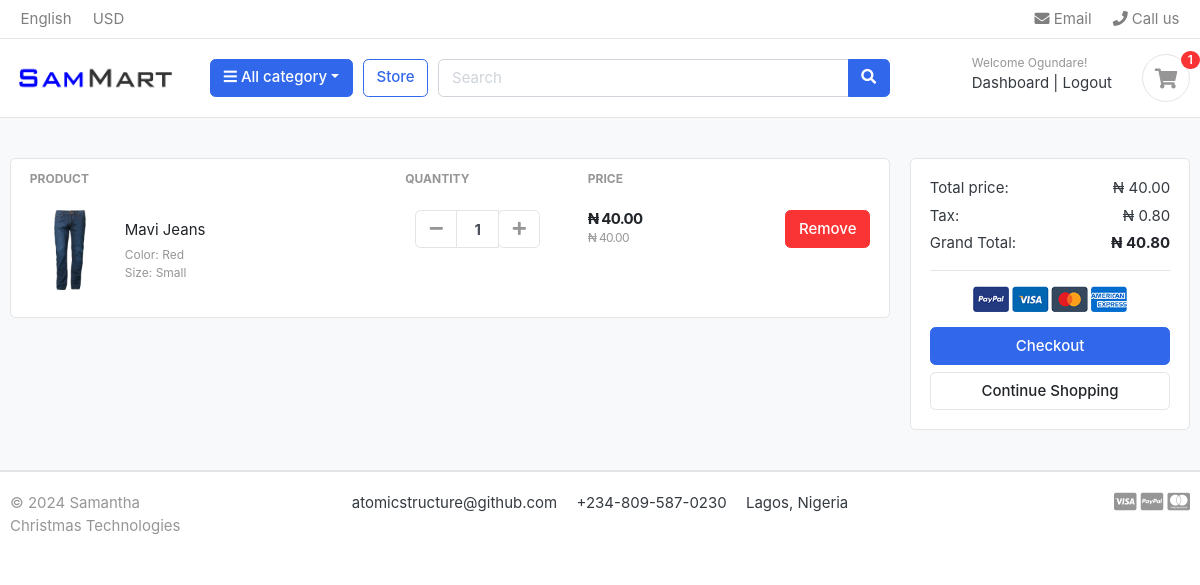
The app's page /cart/ (signed in) with its own data.
### account/models.py (models this page shows, shortened)
class Account(AbstractBaseUser):
    first_name = models.CharField(max_length=100)
    last_name = models.CharField(max_length=100)
    email = models.EmailField(max_length=100, unique=True)
    phone_number = models.CharField(max_length=100)
    username = models.CharField(max_length=100, unique=True)
    password = models.CharField(max_length=100)
    created_at = models.DateTimeField(auto_now_add=True)
    last_login = models.DateTimeField(auto_now=True)
    is_admin = models.BooleanField(default=False)
    is_active = models.BooleanField(default=False)
    is_staff = models.BooleanField(default=False)
    is_superuser = models.BooleanField(default=False)
    USERNAME_FIELD = 'email'
    REQUIRED_FIELDS = ['username', 'first_name', 'last_name', 'phone_number']
    objects = MyAccountManager()

### carts/models.py (models this page shows, shortened)
class CartItem(models.Model):
    product = models.ForeignKey(Products, on_delete=models.CASCADE)
    variations = models.ManyToManyField(Variation, blank=True)
    cart = models.ForeignKey(Cart, on_delete=models.CASCADE, null=True)
    quantity = models.IntegerField()
    user = models.ForeignKey(Account, on_delete=models.CASCADE, null=True)
    is_active = models.BooleanField(default=True)
    def sub_total(self):
        return self.product.price * self.quantity

### store/models.py (models this page shows, shortened)
class Products(models.Model):
    product_name = models.CharField(max_length=200, unique=True)
    slug = models.SlugField(max_length=200, unique=True)
    description = models.TextField(max_length=500, blank=True)
    price = models.DecimalField( max_digits=10, decimal_places=2, default=0.00)
    digital = models.BooleanField(default=False, null=True, blank=False)
    image = models.ImageField(upload_to='photos/product')
    stock = models.IntegerField()
    is_available = models.BooleanField(default=True)
    category = models.ForeignKey(Category, on_delete=models.CASCADE)
    created_date = models.DateTimeField(auto_now_add=True)
    modified_date = models.DateTimeField(auto_now=True)
    def get_url(self):
        return reverse('product_detail', args=[self.category.slug, self.slug])

class Variation(models.Model):
    product = models.ForeignKey(Products, on_delete=models.CASCADE)
    variation_category = models.CharField(max_length=200, choices=(variation_category_choice))
    variation_value = models.CharField(max_length=200)
    is_active = models.BooleanField(default=True)
    created_date = models.DateTimeField(auto_now=True)
    objects = VariationManager()

### carts/views.py (the view)
# urls.py: path("", views.cart, name="cart"),
def cart(request, total=0, quantity=0, cart_items=None):
    try:
        tax = 0
        grand_total = 0
        if request.user.is_authenticated:
            cart_items = CartItem.objects.filter(user=request.user, is_active=True)
        else:
            cart = Cart.objects.get(cart_id=_cart_id(request))
            cart_items = CartItem.objects.filter(cart=cart, is_active=True)
        for cart_item in cart_items:
            total += (cart_item.product.price * cart_item.quantity)
            quantity += cart_item.quantity
        tax = (2 * total) / 100
        grand_total = total + tax
    except ObjectDoesNotExist:
        pass
    context = {
        'cart_items': cart_items,
        'total': total,
        'quantity': quantity,
        'tax': tax,
        'grand_total': grand_total,
    }
    return render(request, 'store/cart.html', context)

### carts/context_processors.py (called while the page is built)
def cart(request):
    cart_count = 0
    if 'admin' in request.path:
        return {}
    else:
        try:
            cart = Cart.objects.filter(cart_id=_cart_id(request))
            if request.user.is_authenticated:
                cart_items = CartItem.objects.all().filter(user=request.user)
            else:
                cart_items = CartItem.objects.all().filter(cart=cart[:1])
            for cart_item in cart_items:
                cart_count += cart_item.quantity
        except Cart.DoesNotExist:
            cart_count = 0
        context = {
            'cart_count': cart_count
        }
        return context

### carts/views.py (called while the page is built)
def _cart_id(request):
    cart = request.session.session_key
    if not cart:
        cart = request.session.create()
    return cart

### category/context_processors.py (called while the page is built)
def categories(request):
    return {
        'categories': Category.objects.all()
    }

### category/models.py (called while the page is built)
    def get_url(self):
        return reverse('products_by_category', args=[self.slug])

### templates/store/cart.html (shortened to what this page needs)
{% extends "base.html" %}
{% load static %}
{% block content %}
  <section class="section-content padding-y bg">
    <div class="container">
      {% if not cart_items %}
        <h2 class="text-center">Shopping Cart is Empty!</h2>
        <br>
        <div class="text-center">
          <a href="{% url 'store' %}" class="btn btn-primary">Continue Shopping</a>
        </div>
      {% else %}
      <div class="row">
        <aside class="col-lg-9">
          <div class="card">
            <table class="table table-borderless table-shopping-cart">
              <thead class="text-muted">
                <tr class="small text-uppercase">
                  <th scope="col">Product</th>
                  <th scope="col" width="120">Quantity</th>
                  <th scope="col" width="120">Price</th>
                  <th scope="col" class="text-right" width="200"></th>
                </tr>
              </thead>
              <tbody>
                {% for cart_item in cart_items %}
                <tr>
                  <td>
                    <figure class="itemside align-items-center">
                      <div class="aside">
                        <img src="{{ cart_item.product.image.url }}" class="img-sm" />
                      </div>
                      <figcaption class="info">
                        <a href="{{ cart_item.product.get_url }}" class="title text-dark">{{ cart_item.product.product_name }}</a>
                        <p class="text-muted small">
                          {% if cart_item.variations.all %}
                            {% for variation in cart_item.variations.all %}
                              {{ variation.variation_category | capfirst }}: {{ variation.variation_value | capfirst }} <br>
                            {% endfor %}
                          {% endif %}
                        </p>
                      </figcaption>
                    </figure>
                  </td>
                  <td>
                    <div class="col">
                      <div class="input-group input-spinner">
                        <div class="input-group-prepend">
                          <a href="{% url 'remove_cart' cart_item.product.id cart_item.id %}" class="btn btn-light" type="button" id="button-plus"><i class="fa fa-minus"></i> </a>
                        </div>
                        <input type="text" class="form-control" value="{{cart_item.quantity}}" />
                        <div class="input-group-append">
                          <form action="{% url 'add_cart' cart_item.product.id %}" method="POST">
                            <button class="btn btn-light" type="submit" id="button-minus"><i class="fa fa-plus"></i> </button>
                          </form>
                        </div>
                      </div>
                    </div>
                  </td>
                  <td>
                    <div class="price-wrap">
                      <var class="price">₦ {{ cart_item.sub_total }}</var>
                      <small class="text-muted">₦ {{ cart_item.product.price }}</small>
                    </div>
                  </td>
                  <td class="text-right">
                    <a href="{% url 'delete_cart_item' cart_item.product.id cart_item.id %}" onclick="return confirm('You are about to delete this Item')" class="btn btn-danger">Remove</a>
                  </td>
                </tr>
              </tbody>
              {% endfor %}
            </table>
          </div>
        </aside>
        <aside class="col-lg-3">
          <div class="card">
            <div class="card-body">
              <dl class="dlist-align">
                <dt>Total price:</dt>
                <dd class="text-right">₦ {{ total }}</dd>
              </dl>
              <dl class="dlist-align">
                <dt>Tax:</dt>
                <dd class="text-right">₦ {{ tax }}</dd>
              </dl>
              <dl class="dlist-align">
                <dt>Grand Total:</dt>
                <dd class="text-right text-dark b"><strong>₦ {{ grand_total }}</strong></dd>
              </dl>
              <hr />
              <p class="text-center mb-3">
                <img src="{% static './images/misc/payments.png' %}" height="26" />
              </p>
              <a href="{% url 'checkout' %}" class="btn btn-primary btn-block">Checkout</a>
              <a href="{% url 'store' %}" class="btn btn-light btn-block">Continue Shopping</a>
            </div>
          </div>
        </aside>
      </div>
      {% endif %}
    </div>
  </section>
{% endblock %}

### templates/includes/navbar.html (shortened to what this page needs)
{% load static %}
<header class="section-header">
    <nav class="navbar p-md-0 navbar-expand-sm navbar-light border-bottom">
      <div class="container">
        <div class="collapse navbar-collapse" id="navbarTop4">
          <ul class="navbar-nav mr-auto">
            <li class="nav-item dropdown">
              <a href="#" class="nav-link">English</a>
            </li>
            <li class="nav-item dropdown">
              <a href="#" class="nav-link">USD</a>
            </li>
          </ul>
          <ul class="navbar-nav">
            <li>
              <a href="mailto:ogundarearnold@gmail.com" class="nav-link"><i class="fa fa-envelope"></i> Email</a>
            </li>
            <li>
              <a href="tel:+2348169261295" class="nav-link"><i class="fa fa-phone"></i> Call us</a>
            </li>
          </ul>
        </div>
      </div>
    </nav>
    <section class="header-main border-bottom">
      <div class="container">
        <div class="row align-items-center">
          <div class="col-lg-2 col-md-3 col-6">
            <a href="{% url 'home' %}" class="brand-wrap"><img class="logo" src="{% static './images/logo.png' %}" /></a>
          </div>
          <div class="col-lg col-sm col-md col-6 flex-grow-0">
            <div class="category-wrap dropdown d-inline-block float-right">
              <button type="button" class="btn btn-primary dropdown-toggle" data-toggle="dropdown"><i class="fa fa-bars"></i> All category</button>
            </div>
          </div>
          <a href="{% url 'store' %}" class="btn btn-outline-primary">Store</a>
          <div class="col-lg col-md-6 col-sm-12 col">
            <form action="{% url 'search' %}" class="search" method="get">
              <div class="input-group w-100">
                <input type="text" class="form-control" style="width:60%;" placeholder="Search" name="keyword"/>
                <div class="input-group-append">
                  <button class="btn btn-primary" type="submit"><i class="fa fa-search"></i></button>
                </div>
              </div>
            </form>
          </div>
          <div class="col-lg-3 col-sm-6 col-8 order-2 order-lg-3">
            <div class="d-flex justify-content-end mb-3 mb-lg-0">
            {% if user.id is None %}
              <div class="widget-header">
                <small class="title text-muted">Welcome guest!</small>
                <div>
                  <a href="{% url 'login' %}">Sign in</a> <span class="dark-transp">|</span>
                  <a href="{% url 'register' %}">Register</a>
                </div>
              </div>
              {% else %}
              <div class="widget-header">
                <small class="title text-muted">Welcome {{ user.first_name }}!</small>
                <div>
                  <a href="{% url 'dashboard' %}">Dashboard</a> <span class="dark-transp">|</span>
                  <a href="{% url 'logout' %}">Logout</a>
                </div>
              </div>
            {% endif %}
              <a href="{% url 'cart' %}" class="widget-header pl-3 ml-3">
                <div class="icon icon-sm rounded-circle border">
                  <i class="fa fa-shopping-cart"></i>
                </div>
                <span class="badge badge-pill badge-danger notify">{{ cart_count }}</span>
              </a>
            </div>
          </div>
        </div>
      </div>
    </section>
  </header>

### samcart/static/css/ui.css (style rules this page uses)
html { font-family: "Inter", sans-serif; font-size: 15px; }
.price-wrap { letter-spacing: -0.7px; }
.icon-xs, .icon-sm, .icon-md, .icon-lg { display: inline-block; text-align: center; flex-shrink: 0; flex-grow: 0; }
.icon-sm { width: 48px; height: 48px; line-height: 48px !important; font-size: 20px; }
.img-xs, .img-sm, .img-md, .img-lg { -o-object-fit: cover; object-fit: cover; flex-shrink: 0; flex-grow: 0; }
.img-sm { width: 80px; height: 80px; }
.padding-y { padding-top: 40px; padding-bottom: 40px; }
var { font-style: normal; }
figure { margin-bottom: 0; }
.bg { background-color: #f8f9fa; }
.b { font-weight: 600; }
p:last-child { margin-bottom: 0; }
.header-main { position: relative; padding-top: 1rem; padding-bottom: 1rem; }
.brand-wrap .logo, .navbar-brand .logo { margin-right: 7px; max-height: 42px; display: inline-block; }
.widget-header { display: inline-block; vertical-align: middle; position: relative; }
.widget-header a { color: #343a40; }
.widget-header i { color: #969696; }
.widget-header .title { display: block; }
.widget-header .notify { position: absolute; top: -3px; right: -10px; }
.btn-light { background-color: #fff; border-color: #e4e4e4; }
.btn-light i { color: #969696; }
.itemside { position: relative; display: flex; width: 100%; }
.itemside .aside { position: relative; flex-shrink: 0; }
.itemside .info { padding-left: 15px; padding-right: 7px; }
.itemside p { margin-bottom: 0; }
.itemside .title { display: block; margin-bottom: 5px; color: #212529; }
[class*=dlist-] { margin-bottom: 5px; }
[class*=dlist-] dd { margin-bottom: 0; }
.dlist-align { display: flex; }
.dlist-align dt { width: 150px; word-wrap: break-word; font-weight: normal; }
.dlist-align dd { flex-grow: 1; }
.notify { position: absolute; top: -4px; right: -10px; display: inline-block; padding: 0.25em 0.6em; font-size: 12px; line-height: 1; text-align: center; border-radius: 3rem; color: #fff; background-color: #fa3434; }
.price { font-weight: 600; color: #212529; }
.input-spinner { width: 125px; flex-wrap: nowrap; display: inline-flex; vertical-align: middle; }
.input-spinner input.form-control { text-align: center; max-width: 46px; font-weight: bold; flex-basis: 46px; border-color: #e4e4e4; flex-grow: 0; }
.input-spinner .btn { width: 42px; text-align: center; padding-left: 0.5rem; padding-right: 0.5rem; }
.table-shopping-cart.table td, .table-shopping-cart.table th { padding-left: 1.25rem; padding-right: 1.25rem; }
.table-shopping-cart .price-wrap { line-height: 1.2; }
.table-shopping-cart .price { font-weight: bold; margin-right: 5px; display: block; }

### records on screen
Account: first_name "Ogundare"
CartItem: product.image (picture), product.product_name "Mavi Jeans", quantity "1", sub_total "40.00", product.price "40.00"
Variation: variation_category "Color", variation_value "Red"
Variation: variation_category "Size", variation_value "Small"

### other values on screen
{{ cart_count }} "1"
{{ total }} "40.00"
{{ tax }} "0.80"
{{ grand_total }} "40.80"
